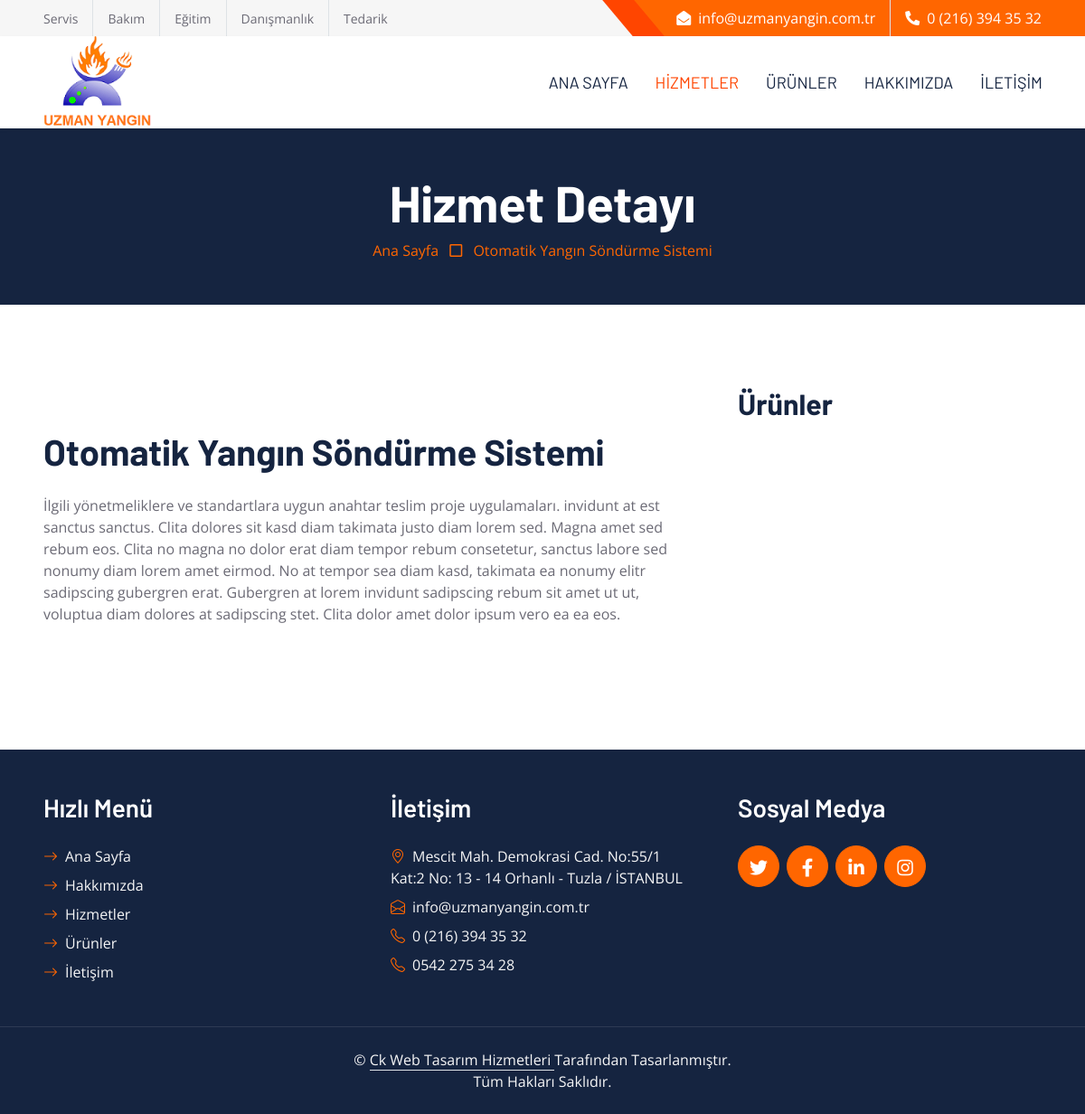
The app's page /hizmetler/otomatik-yangin-sondurme-sistemi/ with its own data.
### services/models.py (models this page shows, shortened)
class Services(models.Model):
    title =models.CharField(max_length=150)
    image = models.ImageField(upload_to='services/services')
    category = models.ForeignKey(Category, on_delete=models.CASCADE, null=True)
    description = models.TextField()
    descriptiondetail = RichTextUploadingField()
    is_home = models.BooleanField(verbose_name='Ana Sayfada Gösterilsin Mi?')
    date = models.DateField(auto_now=True)
    slug = models.SlugField ()

### services/views.py (the view)
# urls.py: path('hizmetler/<slug:slug>/', views.Service_Detail_View, name='service_detail'),
def Service_Detail_View(request, slug):
    service = Services.objects.get(slug=slug)
    products = Product.objects.filter(category__slug=slug)
    context = {
        'service' : service,
        'products' : products
    }
    return render(request, 'services/service_detail.html', context)

### templates/services/service_detail.html (shortened to what this page needs)
{% extends 'base.html' %}
{% load static %}
{% block content %}
  <div class="container-fluid bg-dark p-5">
    <div class="row">
        <div class="col-12 text-center">
            <h1 class="display-4 text-white">Hizmet Detayı</h1>
            <a href="">Ana Sayfa</a>
            <i class="far fa-square text-primary px-2"></i>
            <a href="">{{service.title|title}}</a>
        </div>
    </div>
</div>
 <div class="container-fluid py-6 px-5">
    <div class="row g-5">
        <div class="col-lg-8">
            <div class="mb-5">
                <h1 class="mb-4">{{service.title|title}}</h1>
                 {{service.description}}
                    invidunt at est sanctus sanctus. Clita dolores sit kasd diam takimata justo diam
                    lorem sed. Magna amet sed rebum eos. Clita no magna no dolor erat diam tempor
                    rebum consetetur, sanctus labore sed nonumy diam lorem amet eirmod. No at tempor
                    sea diam kasd, takimata ea nonumy elitr sadipscing gubergren erat. Gubergren at
                    lorem invidunt sadipscing rebum sit amet ut ut, voluptua diam dolores at
                    sadipscing stet. Clita dolor amet dolor ipsum vero ea ea eos.</p>
            </div>
        </div>
        <div class="col-lg-4">
            <div class="mb-5">
                <h2 class="mb-4">Ürünler</h2>
            </div>
        </div>
    </div>
</div>
{% endblock content %}

### static/css/style.css (style rules this page uses)
:root { --primary: #ff4500; --secondary: #F6F6F6; --light: #FFFFFF; --dark: #152440; }
h1, h2, .font-weight-bold { font-weight: 700 !important; }
.py-6 { padding-top: 90px; padding-bottom: 90px; }

### records on screen
Services: title "Otomatik Yangın Söndürme Sistemi", description "İlgili yönetmeliklere ve standartlara uygun anahtar teslim proje uygulamaları."
